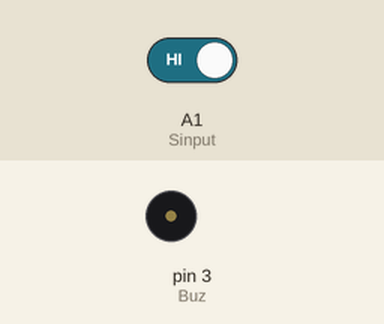
Recording of a sketch running on a simulated Arduino Uno, built with avr-gcc and run on an emulated ATmega328P. Parts: buzzer (waves = sounding, pin HIGH). The test bench sets the inputs (shaded band); at power-on: A1 (Sinput) HIGH.

Above: at 1.2 s.
1.3 s: A1 (Sinput) driven LOW
At 2.7 s:
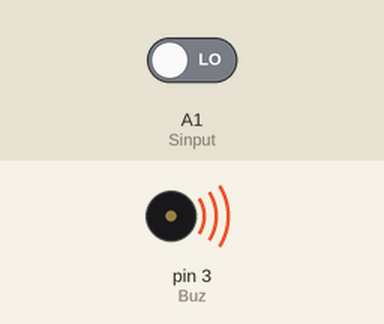
3.8 s: A1 (Sinput) driven HIGH
At 5.5 s:
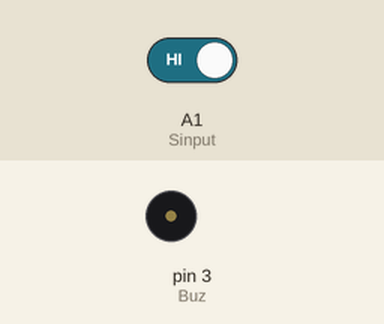
Timing chart, 0 to 7.0 s (numbered marks = the images above; inputs shaded):
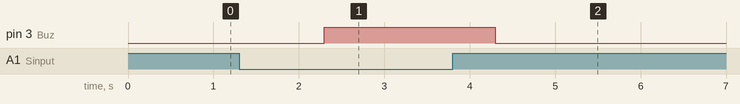

The sketch:

main.ino
```cpp
// The Arduino code monitors the sensor input and controls the buzzer output. When prolonged eye closure is detected, it triggers an alert.
int Sinput = A1;    // creating or assigning an int type variable for sensor input signal
int Buz=3;            // creating or assigning an int type variable for output buzz and vibrator


void setup()      /// in void setup we make the selected pins output or input.
{
pinMode(Sinput, INPUT);  /// here it is sensors pin  so we are defining here that this pin is input pin
pinMode(Buz, OUTPUT); /// here it is the pin used for transistor to control it,   so we are defining here that this pin is output pin
}


void loop()
{

if(digitalRead(Sinput)==LOW)
{
delay (1000);    // we are waiting for two second after the input pulse from the sensor. if the pulse is for more than  1 second then buzzer get triggered

digitalWrite(Buz, HIGH);
}

else
{
if(digitalRead(Sinput)== HIGH)
{
digitalWrite(Buz, LOW);
}
}

}
```

Measured:
- after the input at 1.3 s, pin 3 (Buz): LOW → HIGH after 1.0 s
- after the input at 3.8 s, pin 3 (Buz): HIGH → LOW after 0.50 s
